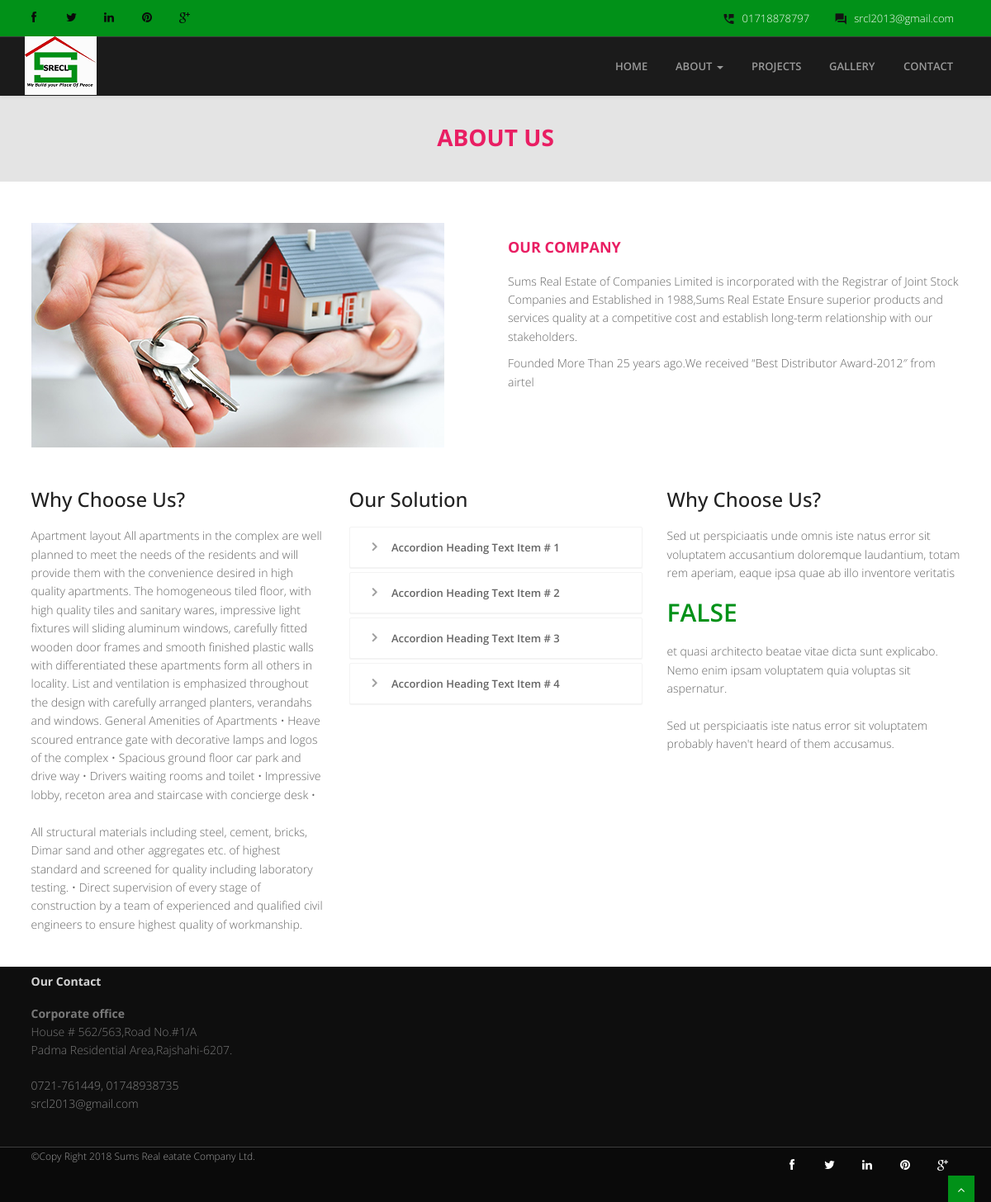
Page /index.php/site/about on the committed database.
### tables this page shows
CREATE TABLE `posts` (
  `id` varchar(255) NOT NULL,
  `post_title` varchar(100) NOT NULL,
  `post_position_id` varchar(100) NOT NULL,
  `post_details` text NOT NULL,
  `featured_image` varchar(255) NOT NULL,
  `status` int(11) NOT NULL DEFAULT '1',
  `created_at` timestamp NOT NULL DEFAULT CURRENT_TIMESTAMP,
  `modified_at` varchar(100) DEFAULT NULL
);

### application/controllers/site.php (called while the page is built, shortened)
<?php
class Site extends CI_Controller {
	function __construct()
	{
		$this->load->model('crud');
	}
	public function about()
	{
			$page_data['page_name'] = 'About';
 			$page_data['top_posts'] = $this->db->get_where('posts',array('post_position_id'=>"1"))->result();
 			$page_data['left_posts'] = $this->db->get_where('posts',array('post_position_id'=>"2"))->result();
 			$page_data['accordion_posts'] = $this->db->get_where('posts',array('post_position_id'=>"3"))->result();
  			$page_data['right_posts'] = $this->db->get_where('posts',array('post_position_id'=>"4"))->result();
  			$this->load->view('frontend/header',$page_data);
            $this->load->view('frontend/about',$page_data);
            $this->load->view('frontend/footer');
	}
}

### index.php (called while the page is built, shortened)
<?php
require_once BASEPATH.'core/CodeIgniter.php';

### application/views/frontend/about.php (the view, shortened to what this page needs)
<section id="inner-headline">
<div class="container">
	<div class="row">
		<div class="col-lg-12">
			<h2 class="pageTitle">About Us</h2>
		</div>
	</div>
</div>
</section>
<section id="content">
<section class="section-padding">
	<div class="container">
		<?php $counter = 0; foreach($top_posts as $row) { $counter++;?>
		<div class="row showcase-section">
			<div class="col-md-6">
				<img src="<?php echo base_url().'uploads/featured_image/'.$row->featured_image; ?>">
			</div>
			<div class="col-md-6">
				<div class="about-text">
					<h3><span class="color"><?php echo $row->post_title;?></span></h3>
					<p><?php echo $row->post_details; ?></p>
				</div>
			</div>
		</div>
		<?php } ?>
	</div>
</section>
<div class="container">
				<div class="about">
					<div class="row">
						<div class="col-md-4">
							<?php $counter = 0; foreach($left_posts as $row) { $counter++;?>
							<div class="block-heading-two">
								<h3><span><?php echo $row->post_title;?></span></h3>
							</div>
							<p><?php echo $row->post_details;?></p>
							<?php } ?>
						</div>
						<div class="col-md-4">
							<div class="block-heading-two">
								<h3><span>Our Solution</span></h3>
							</div>
							<div class="panel-group" id="accordion-alt3">
							<?php $counter = 0; foreach($accordion_posts as $row) { $counter++;
								if ($counter==1){$link="#collapseOne-alt3";}
								elseif($counter==2){$link="#collapseTwo-alt3";}
								elseif($counter==3){$link="#collapseThree-alt3";}
								elseif($counter==4){$link="#collapseFour-alt3";}
								?>
							  <div class="panel">
								 <div class="panel-heading">
									<h4 class="panel-title">
									  <a data-toggle="collapse" data-parent="#accordion-alt3" href="<?php echo $link;?>">
										<i class="fa fa-angle-right"></i> <?php echo $row->post_title;?>
									  </a>
									</h4>
								 </div>
							  </div>
							  <?php } ?>
							</div>
						</div>
						<div class="col-md-4">
							<div class="block-heading-two">
								<h3><span>Why Choose Us?</span></h3>
							</div>
							<p>Sed ut perspiciaatis unde omnis iste natus error sit voluptatem accusantium doloremque laudantium, totam rem aperiam, eaque ipsa quae ab illo inventore veritatis<h2>False</h2> et quasi architecto beatae vitae dicta sunt explicabo. Nemo enim ipsam voluptatem quia voluptas sit aspernatur. <br/><br/>Sed ut perspiciaatis iste natus error sit voluptatem probably haven't heard of them accusamus.</p>
						</div>
					</div>
				</div>
			</div>
</section>

### assets/frontend/css/style.css (style rules this page uses)
body { font-family:'Open Sans', Arial, sans-serif; font-weight:300; line-height:1.6em; color:#656565; font-size: 1.4em; background: #ffffff; }
a { color: #0a0a0a; text-decoration: none; }
h1,h2 { font-weight: 600; line-height:1.1em; color: #019118; margin-bottom: 20px; text-transform: uppercase; }
h3, h4, h5, h6 { line-height:1.1em; color: #212121; margin-bottom: 20px; }
.row,.row-fluid { margin-bottom:30px; }
.pageTitle { color: #fff;margin: 30px 0 3px;display: inline-block;font-size: 28px;font-weight: 700;text-transform: uppercase; }
#content { position:relative; background: #ffffff; padding:50px 0 0px 0; }
#inner-headline { background: #e4e4e4;position: relative;margin: 0;padding: 0;color: #1891EC; }
#inner-headline h2.pageTitle { color: #e91e63; padding: 5px 0; display:block; text-align: center; }
.about-text h3 { font-size: 18px; padding-bottom: 0; font-weight: bold; }
#accordion-alt3 .panel-heading h4 { font-size: 13px; line-height: 28px; }
.panel .panel-heading h4 { font-weight: 400; }
.panel-title { margin-top: 0; margin-bottom: 0; font-size: 15px; color: inherit; }
.panel-group .panel { margin-bottom: 0; border-radius: 2px; }
.panel { margin-bottom: 18px;background-color: #FFFFFF;border: 1px solid #f3f3f3;border-radius: 2px;-webkit-box-shadow: 0 1px 1px rgba(0,0,0,0.05);box-shadow: 0 1px 1px rgba(0,0,0,0.05); }
#accordion-alt3 .panel-heading h4 a i { font-size: 17px;line-height: 18px;width: 18px;height: 18px;margin-right: 8px;color: #A0A0A0;text-align: center;border-radius: 50%;margin-left: 6px;font-weight: bold; }
.panel-title>a { color: inherit; text-decoration: none; font-weight: 600; }
span.color { color: #e91e63; text-transform: uppercase; }

### rows in the picture
posts: featured_image (picture), post_title "OUR COMPANY", post_details "Sums Real Estate of Companies Limited is incorporated with the Registrar of Joint Stock Companies and Established in 1988,Sums Real Estate Ensure superior products and services quality at a competitive cost and establish long-term relationship with our stakeholders. Founded More Than 25 years ago.We received “Best Distributor Award-2012″ from airtel"
posts: post_title "Why Choose Us?", post_details "Apartment layout All apartments in the complex are well planned to meet the needs of the residents and will provide them with the convenience desired in high quality apartments. The homogeneous tiled floor, with high quality tiles and sanitary wares, impressive light fixtures will sliding aluminum windows, carefully fitted wooden door frames and smooth finished plastic walls with differentiated these apartments form all others in locality. List and ventilation is emphasized throughout the design with carefully arranged planters, verandahs and windows. General Amenities of Apartments • Heave scoured entrance gate with decorative lamps and logos of the complex • Spacious ground floor car park…"
posts: post_title "Accordion Heading Text Item # 1"
posts: post_title "Accordion Heading Text Item # 2"
posts: post_title "Accordion Heading Text Item # 3"
posts: post_title "Accordion Heading Text Item # 4"
